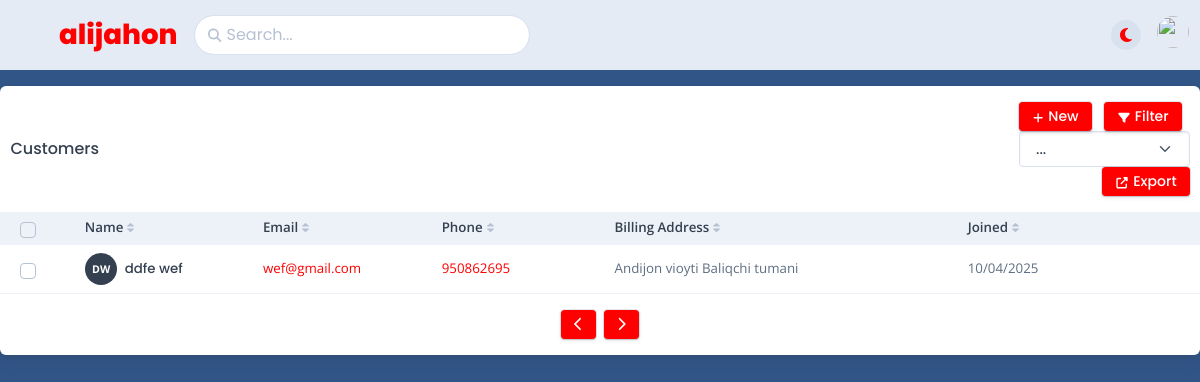
The app's page /customers/ with its own data.
### shop/models.py (models this page shows, shortened)
class BaseModel(models.Model):
    created_at = models.DateTimeField(auto_now_add=True, null=True, blank=True)
    updated_at = models.DateTimeField(auto_now=True, null=True, blank=True)
    my_order = models.PositiveIntegerField(default=0, null=True, blank=True)
    class Meta:
        abstract = True

class Customers(BaseModel):
    image = models.ImageField(upload_to='customer_images', null=True, blank=True)
    username = models.CharField(max_length=255, unique=True)
    first_name = models.CharField(max_length=255, null=True, blank=True)
    last_name = models.CharField(max_length=255, null=True, blank=True)
    email = models.EmailField(null=True, blank=True, unique=True)
    number = models.CharField(max_length=255, null=True, blank=True)
    address = models.CharField(max_length=255, null=True, blank=True)
    created_at = models.DateTimeField(auto_now_add=True, null=True, blank=True)
    updated_at = models.DateTimeField(auto_now=True, null=True, blank=True)
    slug = models.SlugField(max_length=255, null=True, blank=True)
    @property
    def full_name(self):
        return f'{self.first_name} {self.last_name}'
    @property
    def initials(self):
        return f"{self.first_name[0]}{self.last_name[0]}".upper()
    @property
    def fixed_created_at(self):
        return self.updated_at.strftime("%d/%m/%Y")

### shop/views.py (the view)
# urls.py: path('customers/', CustomerListView.as_view(), name='customers'),
class CustomerListView(ListView):
    model = Customers
    template_name = 'shop/customers.html'
    context_object_name = 'customers'

### shop/templates/shop/customers.html (shortened to what this page needs)
{% extends 'shop/base/base.html' %}
{% load static %}
{% block customers %}
	  <div class="card mb-3" id="customersTable" data-list='{"valueNames":["name","email","phone","address","joined"],"page":10,"pagination":true}'>
            <div class="card-header">
              <div class="row flex-between-center">
                <div class="col-4 col-sm-auto d-flex align-items-center pe-0">
                  <h5 class="fs-0 mb-0 text-nowrap py-2 py-xl-0">Customers</h5>
                </div>
                <div class="col-8 col-sm-auto text-end ps-2">
                  <div id="table-customers-replace-element">
                      <a href="{% url 'shop:customer-add' %}">
                    <button class="btn btn-falcon-default btn-sm" type="button"><span class="fas fa-plus" data-fa-transform="shrink-3 down-2"></span><span class="d-none d-sm-inline-block ms-1">New</span></button></a>
                    <button class="btn btn-falcon-default btn-sm mx-2" type="button"><span class="fas fa-filter" data-fa-transform="shrink-3 down-2"></span><span class="d-none d-sm-inline-block ms-1">Filter</span></button>
                    <form action="{% url 'shop:export_data' %}">
                            <select class="form-select" aria-label="Default select example" name="format">
                                <option value="none" selected>...</option>
                            </select>
                            <button class="btn btn-falcon-default btn-sm" type="submit"><span
                                    class="fas fa-external-link-alt"
                                    data-fa-transform="shrink-3 down-2"></span><span
                                    class="d-none d-sm-inline-block ms-1">Export</span>
                            </button>
                        </form>
                  </div>
                </div>
              </div>
            </div>
            <div class="card-body p-0">
              <div class="table-responsive">
                <table class="table table-sm table-striped fs--1 mb-0 overflow-hidden">
                  <thead class="bg-200 text-900">
                    <tr>
                      <th>
                        <div class="form-check fs-0 mb-0 d-flex align-items-center">
                          <input class="form-check-input" id="checkbox-bulk-customers-select" type="checkbox" data-bulk-select='{"body":"table-customers-body","actions":"table-customers-actions","replacedElement":"table-customers-replace-element"}' />
                        </div>
                      </th>
                      <th class="sort pe-1 align-middle white-space-nowrap" data-sort="name">Name</th>
                      <th class="sort pe-1 align-middle white-space-nowrap" data-sort="email">Email</th>
                      <th class="sort pe-1 align-middle white-space-nowrap" data-sort="phone">Phone</th>
                      <th class="sort pe-1 align-middle white-space-nowrap ps-5" data-sort="address" style="min-width: 200px;">Billing Address</th>
                      <th class="sort pe-1 align-middle white-space-nowrap" data-sort="joined">Joined</th>
                      <th class="align-middle no-sort"></th>
                    </tr>
                  </thead>
                  <tbody class="list" id="table-customers-body">
                  {% for customer in customers %}
                    <tr class="btn-reveal-trigger">
                      <td class="align-middle py-2" style="width: 28px;">
                        <div class="form-check fs-0 mb-0 d-flex align-items-center">
                          <input class="form-check-input" type="checkbox" id="customer-0" data-bulk-select-row="data-bulk-select-row" />
                        </div>
                      </td>
                      <td class="name align-middle white-space-nowrap py-2"><a href="#">
                          <div class="d-flex d-flex align-items-center">
                            <div class="avatar avatar-xl me-2">
                                {% if not customer.image %}
                              <div class="avatar-name rounded-circle"><span>{{ customer.initials }}</span></div>
                                  {% else %}
                                <img src="{{customer.image.url}}" class="rounded-circle" alt="{{customer.name}}" />
                            {% endif %}</div>
                            <div class="flex-1">
                              <h5 class="mb-0 fs--1">{{ customer.full_name }}</h5>
                            </div>
                          </div>
                        </a></td>
                      <td class="email align-middle py-2"><a href="mailto:{{ customer.email}}">{{ customer.email }}</a></td>
                      <td class="phone align-middle white-space-nowrap py-2"><a href="tel:{{ customer.number }}">{{ customer.number }}</a></td>
                      <td class="address align-middle white-space-nowrap ps-5 py-2">{{ customer.address }}</td>
                      <td class="joined align-middle py-2">{{ customer.fixed_created_at }}</td>
                      <td class="align-middle white-space-nowrap py-2 text-end">
                        <div class="dropdown font-sans-serif position-static">
                          <button class="btn btn-link text-600 btn-sm dropdown-toggle btn-reveal" type="button" id="customer-dropdown-0" data-bs-toggle="dropdown" data-boundary="window" aria-haspopup="true" aria-expanded="false"><span class="fas fa-ellipsis-h fs--1"></span></button>
                        </div>
                      </td>
                    </tr>
{% endfor %}
                  </tbody>
                </table>
              </div>
            </div>
            <div class="card-footer d-flex align-items-center justify-content-center">
              <button class="btn btn-sm btn-falcon-default me-1" type="button" title="Previous" data-list-pagination="prev"><span class="fas fa-chevron-left"></span></button>
              <button class="btn btn-sm btn-falcon-default ms-1" type="button" title="Next" data-list-pagination="next"><span class="fas fa-chevron-right"></span></button>
            </div>
          </div>
{% endblock %}

### shop/static/shop/assets/css/style.css (style rules this page uses)
body { background-color: #315587; }
a { color: #ff0000; }
.row>* { padding-right: calc(var(--falcon-gutter-x) * 0.2); padding-left: calc(var(--falcon-gutter-x) * 0.2); }
.btn-falcon-default, [data-list] .page { color: #ffffff; background-color: #f00; border-color: #f00; }
.text-600 { color: #ffffff !important; }

### records on screen
Customers: initials "DW", full_name "ddfe wef", email "wef@gmail.com", number "950862695", address "Andijon vioyti Baliqchi tumani", fixed_created_at "10/04/2025"
